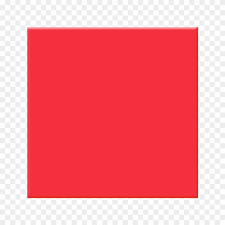
#> input picture square.png, 225 x 225 px
$ jupyter execute Contours.ipynb
#> lines starting #> are read from the running program, lines starting #| are printed output that depends on the picture; after the words box and inside, x2 and y2 are one past the last pixel; in counts of white or black regions, pixels touching at a corner belong together
[cell 1]
#importing libraries
import numpy as np
import matplotlib.pyplot as plt
import cv2

[cell 2]
image = cv2.imread('square.png') #importing the image
#> image is the input picture: shape (225, 225, 3); mean B, G, R 140, 132.3, 244.5

[cell 3]
image = cv2.cvtColor(image, cv2.COLOR_BGR2RGB)#converting image from BGR color channel to RGB color channel
plt.imshow(image)

[cell 4]
gray = cv2.cvtColor(image,cv2.COLOR_BGR2GRAY)#converting colored image into gray scale
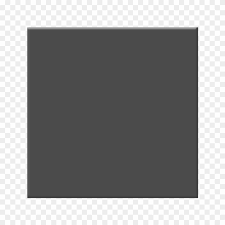
#> gray: shape (225, 225); min 40, max 255, mean 147.7

[cell 5]
#applying binary threshold and displaying the image
retval,binary = cv2.threshold(gray, 210,225, cv2.THRESH_BINARY_INV)
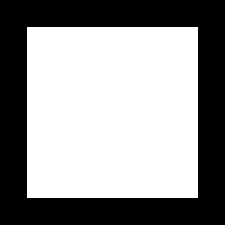
#> binary: shape (225, 225); values 0 (black) and 225 (white), 57.8% white; 1 black region
plt.imshow(binary, cmap='gray')

[cell 6]
#finding contours and displaying the contour list
cnts = cv2.findContours(binary, cv2.RETR_EXTERNAL, cv2.CHAIN_APPROX_SIMPLE)
#> cnts = 1 contour; box (x1, y1, x2, y2) and area: (27, 27, 198, 198) 28900

[cell 7]
#this is not a mandatory step
#this is used to make a copy of orginal image just for future reference
contours_image = np.copy(image)
contours = cnts[0] if len(cnts) == 2 else cnts[1]
#> contours = [[[27, 27], [27, 197], [197, 197], [197, 27]]]

[cell 8]
#Drawing the contour for the image and displaying it.
contours_image = cv2.drawContours(contours_image, contours, -1, (0,0,0), 3)
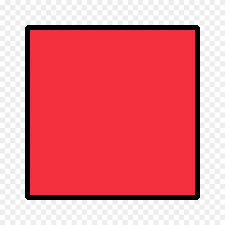
#> contours_image: shape (225, 225, 3); mean R, G, B 228.3, 122.9, 130.4
plt.imshow(contours_image)
